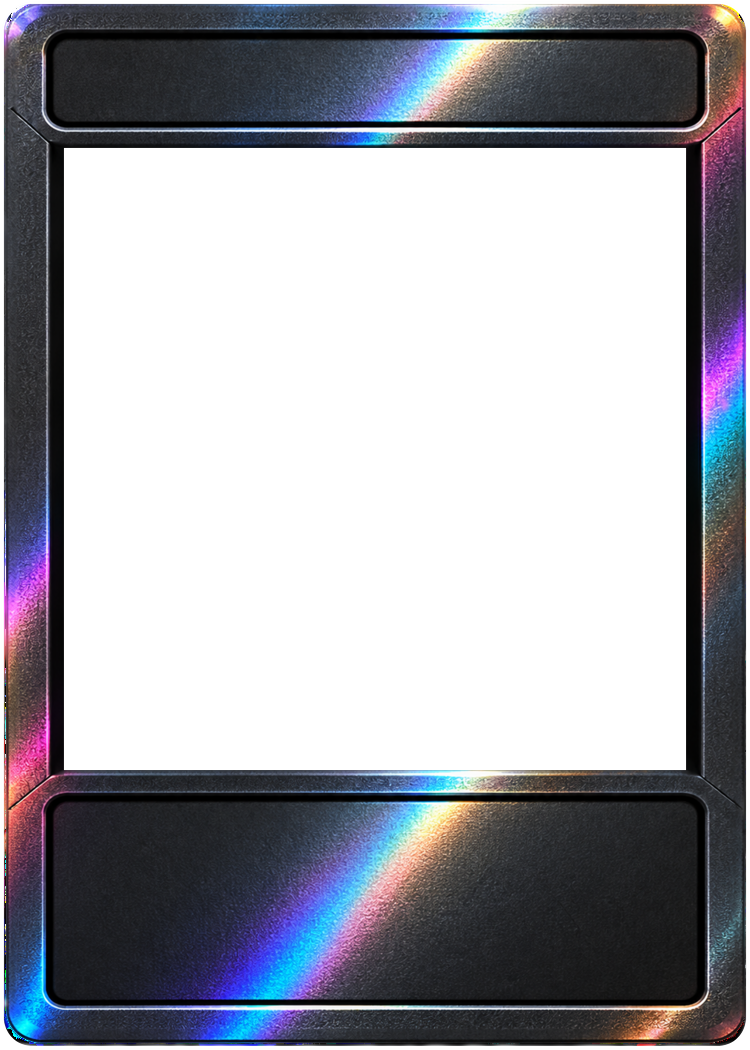
#> input picture studio/frames-src/originals/wear/l2/charcoal-holo.png, 750 x 1050 px, found by its file name; its folder holds only this picture in this run
$ python check_wear.py
#> lines starting #> are read from the running program, lines starting #| are printed output that depends on the picture
### studio/frames-src/clean_frames.py
"""Turns the owner's frame templates (frames-src/originals/*.png, 750 x 1050) into the master frames the studio ships
(src/assets/frames/*.webp, 1500 x 2100, lossless). Every frame gets exactly the same treatment, so they stay identical:

  1. faithful 2x upscale (premultiplied-alpha Lanczos + light unsharp mask; no AI, the texture is not repainted)
  2. one clean rounded-rectangle outline (radius 93, 8 px in from the edge, anti-aliased), the same on every frame
  3. the art window cut perfectly square: x 128-1371, y 296-1539 (FRAME_GEOMETRY in src/frames.ts)
  4. the ragged rim colours along both cut edges replaced by the frame's own colour from just inside

A new frame set needs only its two clean frames (<set>.png, <set>-holo.png). PDA wear is not drawn into frames: the
same wear layers go over every card (frames-src/wear_overlays.py). Full Art has no frame.

Run from studio/:  python3 frames-src/clean_frames.py      (needs pillow, numpy, scipy)
"""
import os
import numpy as np
from PIL import Image, ImageDraw, ImageFilter
from scipy import ndimage as nd

W, H, S, INSET, RADIUS = 1500, 2100, 4, 8, 93
WX0, WY0, WX1, WY1 = 128, 296, 1371, 1539
SRC, OUT = 'frames-src/originals', 'src/assets/frames'


def upscale(path):
    a = np.array(Image.open(path).convert('RGBA')).astype(np.float32)
    al = a[..., 3:] / 255
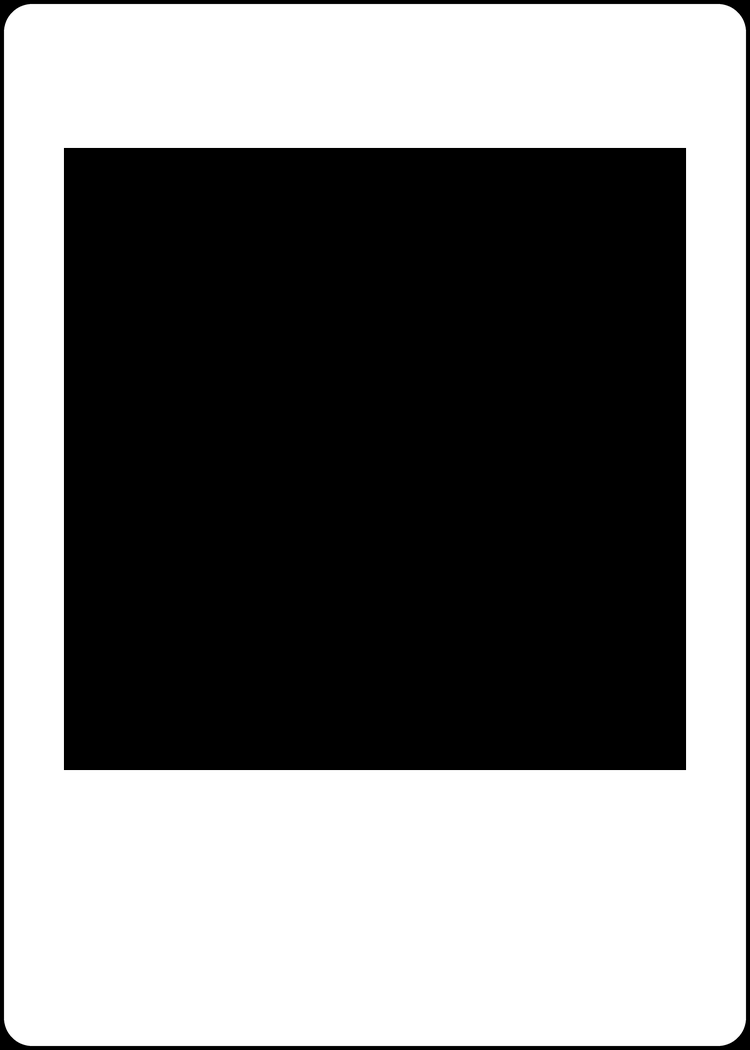
#> al: shape (1050, 750, 1) float32; min 0, max 1, mean 0.489
    pm = Image.fromarray(np.dstack([a[..., :3] * al, a[..., 3:]]).clip(0, 255).astype(np.uint8))
    big = np.array(pm.resize((W, H), Image.LANCZOS)).astype(np.float32)
    A = big[..., 3:] / 255
    rgb = np.where(A > 0.004, big[..., :3] / np.maximum(A, 0.004), 0)
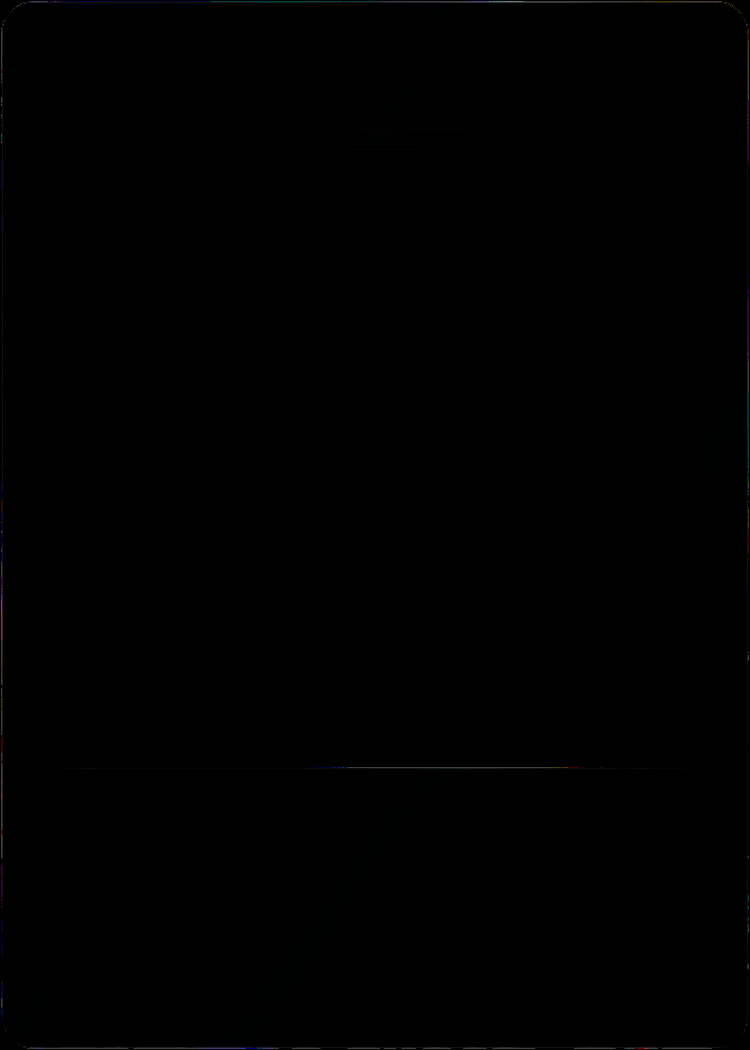
#> rgb: shape (2100, 1500, 3) float32 (shown at 1/2 size); mean R, G, B 66.4, 65.5, 80.8; drawn with min black and max white
    im = Image.fromarray(np.dstack([rgb.clip(0, 255), big[..., 3:]]).astype(np.uint8))
    r, g, b, aa = im.split()
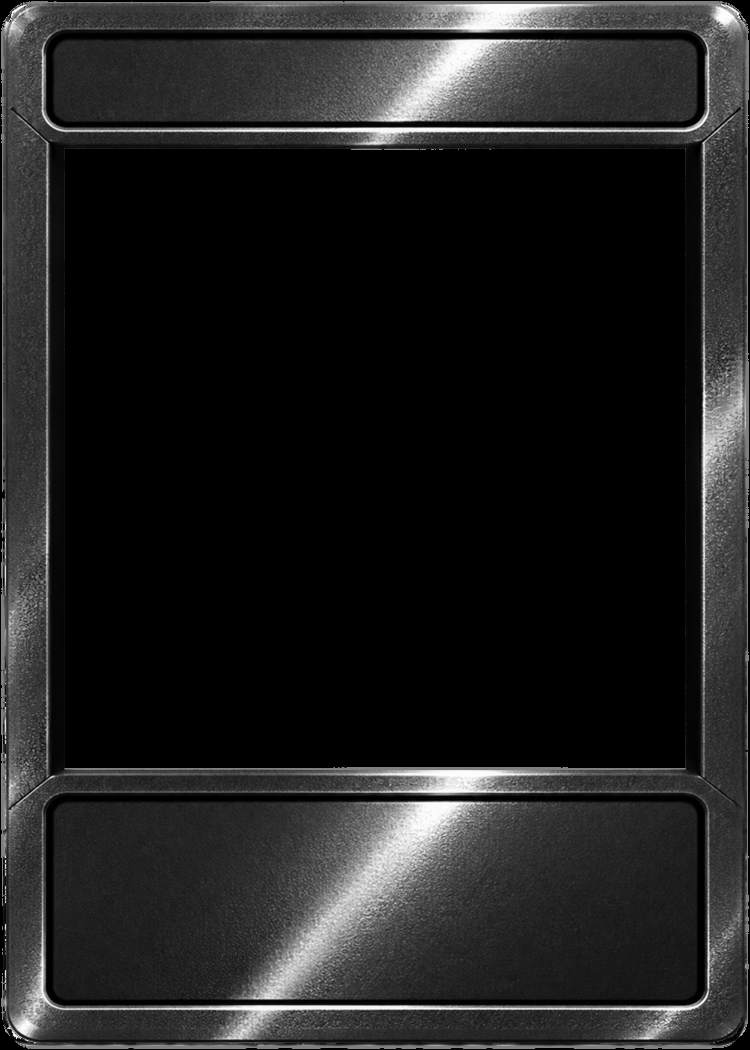
#> g: PIL image 1500x2100 L (shown at 1/2 size); min 0, max 255, mean 32.7
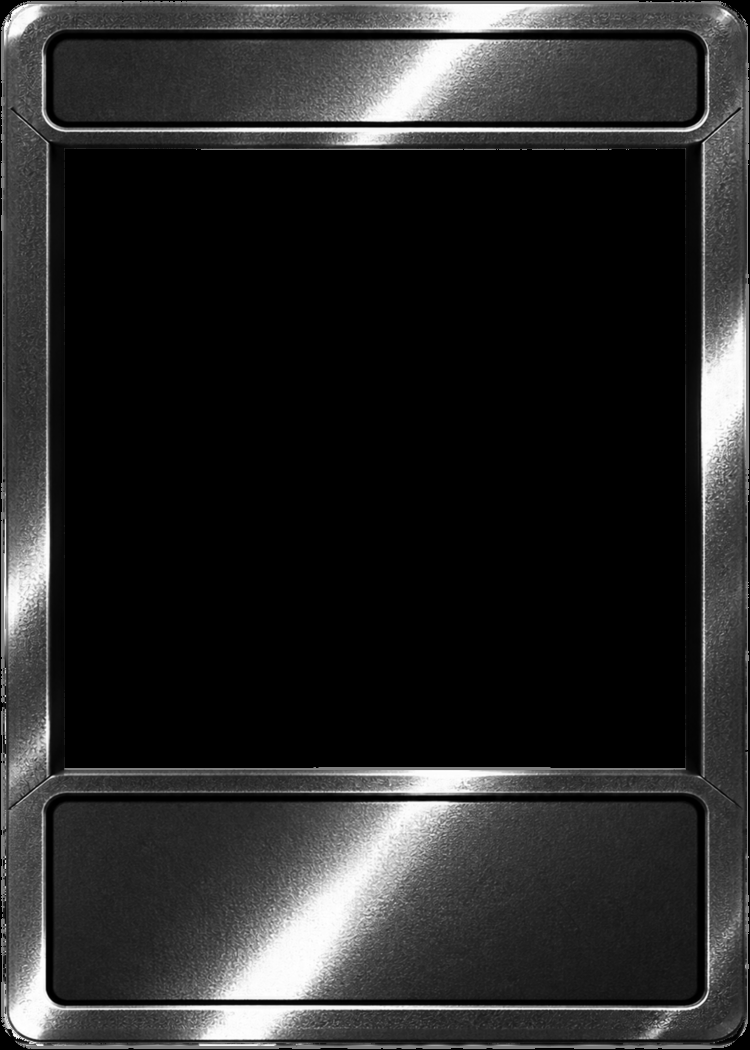
#> b: PIL image 1500x2100 L (shown at 1/2 size); min 0, max 255, mean 40.2
    sharp = Image.merge('RGB', (r, g, b)).filter(ImageFilter.UnsharpMask(radius=1.6, percent=70, threshold=2))
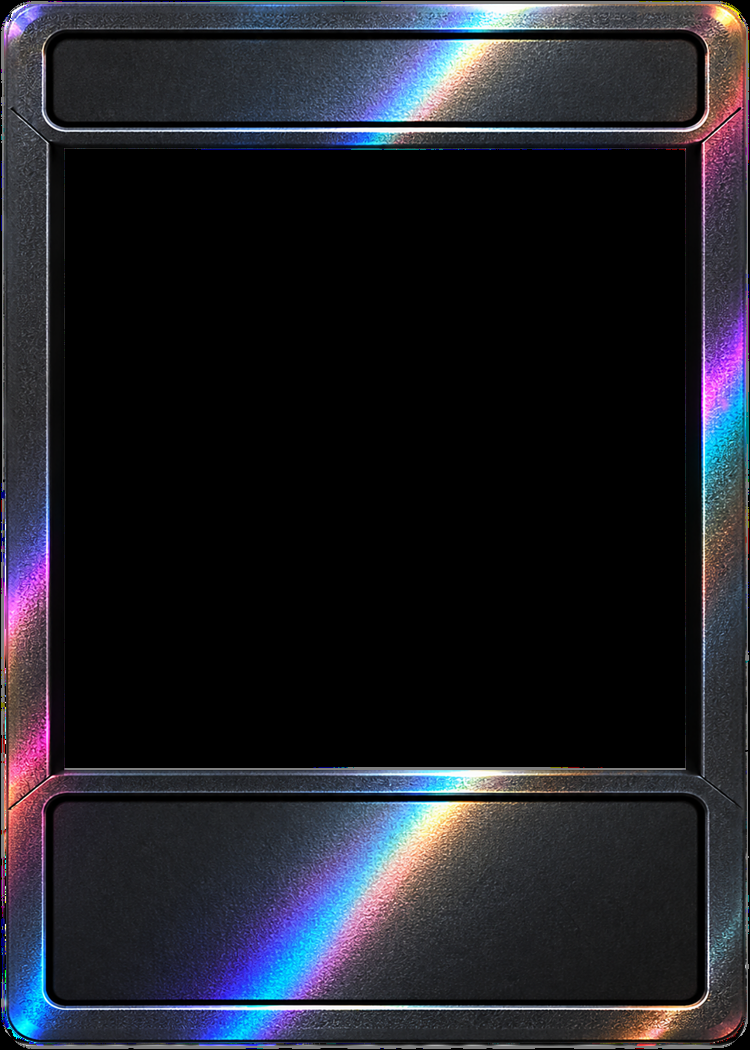
#> sharp: PIL image 1500x2100 RGB (shown at 1/2 size); mean R, G, B 32.1, 32.7, 40.3
    return np.array(Image.merge('RGBA', (*sharp.split(), aa)))


# [24 lines left out: functions outline, clean, not called in this run]


# [9 lines that do not run on import are left out]

### studio/frames-src/check_wear.py
"""Checks every built PDA wear frame against its source: outside the art window, the built frame must match the
upscaled source (alpha and colour), so no wear is lost. Run from studio/ after clean_frames.py; exits 1 on a mismatch."""
import os, sys
import numpy as np
from PIL import Image
sys.path.insert(0, os.path.dirname(__file__))
import clean_frames as cf

bad = 0
wear = os.path.join(cf.SRC, 'wear')
for level in sorted(os.listdir(wear)):
    for f in sorted(os.listdir(os.path.join(wear, level))):
        if not f.endswith('.png'):
            continue
        up = cf.upscale(os.path.join(wear, level, f)).astype(float)
#> (the run stopped early here; a loop or call above may not have finished)
